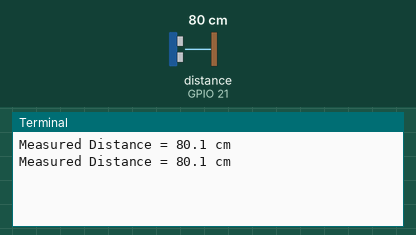
Simulated run of this program. Board: Raspberry Pi (BCM pin numbers). Parts: the last lines printed to the terminal. Inputs (shaded band) come from the test bench; at power-on: distance to the obstacle (sensor on GPIO 21) 80 cm. The echo pulse lasts 58.3 µs per cm; the clock reads 2024-03-15 10:24:30 at power-on unless the program sets it.

Above: at 1.2 s.
1.3 s: distance to the obstacle (sensor on GPIO 21) set to 2 cm
At 2.6 s:
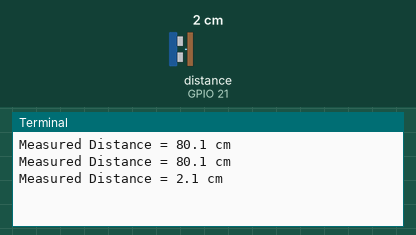
2.8 s: distance to the obstacle (sensor on GPIO 21) set to 4 cm
At 3.8 s:
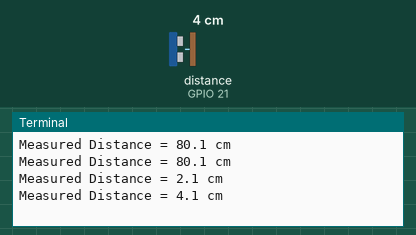
Timing chart, 0 to 5.8 s (numbered marks = the images above; inputs shaded):
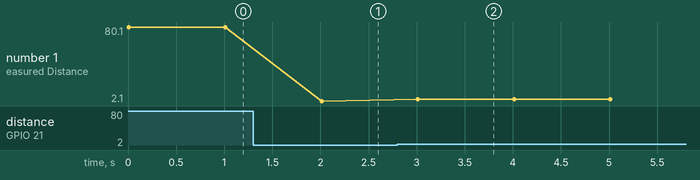

Measured:
- after the input at 1.3 s, the terminal: prints a new line after 0.71 s (image 1)
- after the input at 2.8 s, the terminal: prints a new line after 0.21 s (image 2)
- plotted number 1: 80.1 → 2.1 after the input at 1.3 s, 2.1 → 4.1 after the input at 2.8 s

The program:

hs_sr04.py
```python
# hs_sr04.py
import RPi.GPIO as GPIO
import time

class HCSR04:
    def __init__(self, trigger, echo):
        # set GPIO Pins
        self.GPIO_TRIGGER = trigger # trigger pin
        self.GPIO_ECHO = echo

        # set GPIO direction (IN / OUT)
        GPIO.setup(self.GPIO_TRIGGER, GPIO.OUT)
        GPIO.setup(self.GPIO_ECHO, GPIO.IN)

    def distance(self):
        # set Trigger to HIGH
        GPIO.output(self.GPIO_TRIGGER, True)

        # set Trigger after 0.01ms to LOW
        time.sleep(0.00001)
        GPIO.output(self.GPIO_TRIGGER, False)

        # save StartTime
        while GPIO.input(self.GPIO_ECHO) == 0:
            StartTime = time.time()

        # save time of arrival
        while GPIO.input(self.GPIO_ECHO) == 1:
            StopTime = time.time()

        # time difference between start and arrival
        TimeElapsed = StopTime - StartTime

        # multiply with the sonic speed (34300 cm/s)
        # and divide by 2, because there and back
        distance = (TimeElapsed * 34300) / 2

        return distance

if __name__ == '__main__':

    GPIO.setmode(GPIO.BCM)
    sr04 = HCSR04(trigger=20, echo=21) # 초음파 센서 객체 생성

    try:
        while True:
            dist = sr04.distance()
            print ('Measured Distance = %.1f cm' % dist)
            time.sleep(1)
        # Reset by pressing CTRL + C
    except KeyboardInterrupt:
        print('Measurement stopped by User')
        del sr04
        GPIO.cleanup()


    
```
